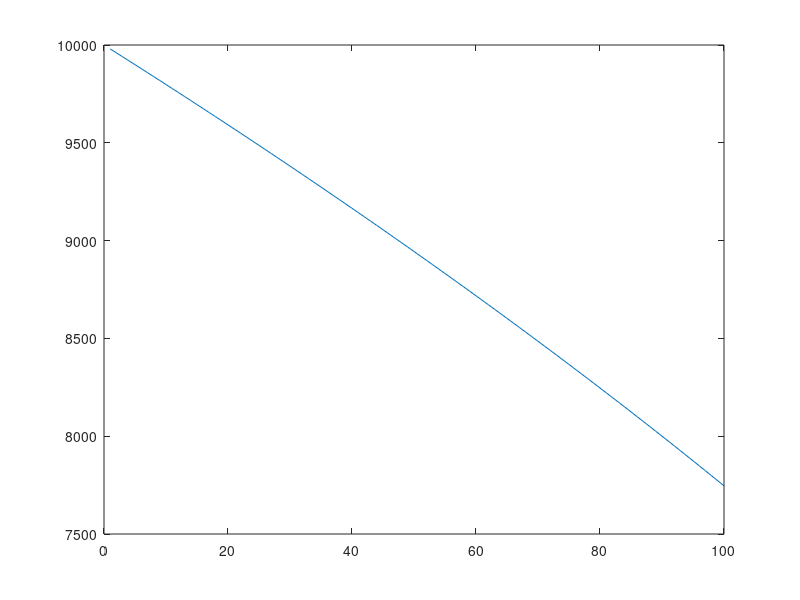

The MATLAB script that drew this image:
% Laser
las_pow = 20*1000; %W
las_freq = 33.33; %hz
energy_pulse = 600; %J

% Kinetic Energy
vel = 10*1000; %m/s
mass = 0.1; % kg
KE = (1/2) * mass * vel^2;
velocity = [];
for i= 1:100
    KE = KE - (energy_pulse*las_freq)
    new_vel = sqrt(2*KE / mass)
    velocity(i) = new_vel;
end 

figure(1)
i = 1:100;
plot(i, velocity)